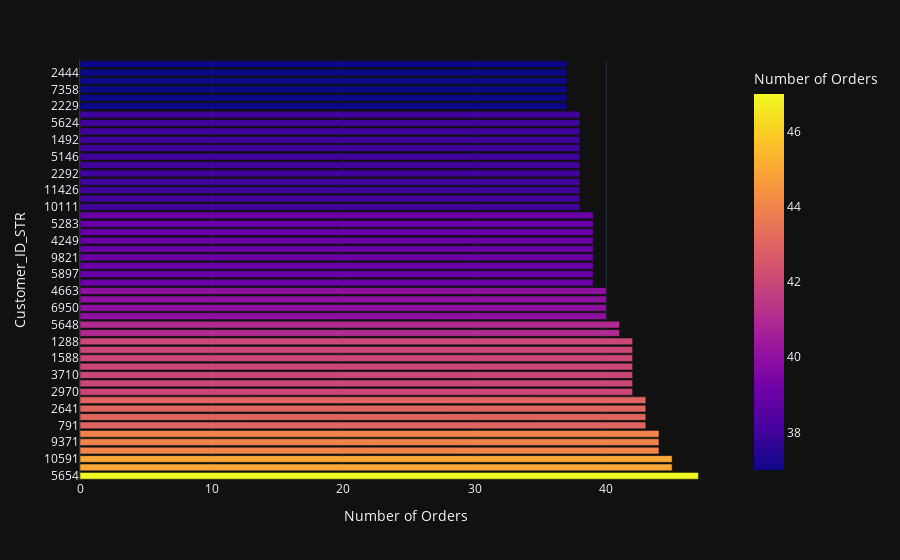

This figure's notebook cell:
### Code cell
# Convert 'Customer Id' to string
df1['Customer_ID_STR'] = df1['Customer Id'].astype(str)

# Group by 'Customer_ID_STR' and count the number of orders
data_customers = df1.groupby('Customer_ID_STR')['Order Id'].count().reset_index(name='Number of Orders')

# Sort the data by 'Number of Orders' in descending order
data_customers = data_customers.sort_values(by='Number of Orders', ascending=False)

# Create a copy of the top 50 rows of the data_customers DataFrame
data_customers_top50 = data_customers.head(50).copy()

# Create a bar plot using Plotly Express with different colors and graph style
fig = px.bar(data_customers_top50, x='Number of Orders', y='Customer_ID_STR',
             color='Number of Orders', template='plotly_dark')

# Show the plot
fig.show()

### Figure 1 — Plotly figure (JSON) as saved in the notebook; plotly's stock layout.template omitted (floating-point values rounded to 4 significant figures)
{"data": [{"alignmentgroup": "True", "hovertemplate": "Number of Orders=%{marker.color}<br>Customer_ID_STR=%{y}<extra></extra>", "legendgroup": "", "marker": {"color": [47, 45, 45, 44, 44, 44, 43, 43, 43, 43, 42, 42, 42, 42, 42, 42, 42, 41, 41, 40, 40, 40, 40, 39, 39, 39, 39, 39, 39, 39, 39, 39, 38, 38, 38, 38, 38, 38, 38, 38, 38, 38, 38, 38, 37, 37, 37, 37, 37, 37], "coloraxis": "coloraxis", "pattern": {"shape": ""}}, "name": "", "offsetgroup": "", "orientation": "h", "showlegend": false, "textposition": "auto", "type": "bar", "x": [47, 45, 45, 44, 44, 44, 43, 43, 43, 43, 42, 42, 42, 42, 42, 42, 42, 41, 41, 40, 40, 40, 40, 39, 39, 39, 39, 39, 39, 39, 39, 39, 38, 38, 38, 38, 38, 38, 38, 38, 38, 38, 38, 38, 37, 37, 37, 37, 37, 37], "xaxis": "x", "y": ["5654", "5004", "10591", "5715", "9371", "3708", "791", "1443", "2641", "12284", "2970", "1657", "3710", "1464", "1588", "10235", "1288", "11065", "5648", "8015", "6950", "11048", "4663", "664", "5897", "3979", "9821", "6316", "4249", "5691", "5283", "7670", "10111", "1920", "11426", "2860", "2292", "749", "5146", "8766", "1492", "11378", "5624", "1011", "2229", "450", "7358", "6285", "2444", "5493"], "yaxis": "y"}], "layout": {"barmode": "relative", "coloraxis": {"colorbar": {"title": {"text": "Number of Orders"}}, "colorscale": [[0, "#0d0887"], [0.1111, "#46039f"], [0.2222, "#7201a8"], [0.3333, "#9c179e"], [0.4444, "#bd3786"], [0.5556, "#d8576b"], [0.6667, "#ed7953"], [0.7778, "#fb9f3a"], [0.8889, "#fdca26"], [1, "#f0f921"]]}, "legend": {"tracegroupgap": 0}, "margin": {"t": 60}, "xaxis": {"anchor": "y", "domain": [0, 1], "title": {"text": "Number of Orders"}}, "yaxis": {"anchor": "x", "domain": [0, 1], "title": {"text": "Customer_ID_STR"}}}}
